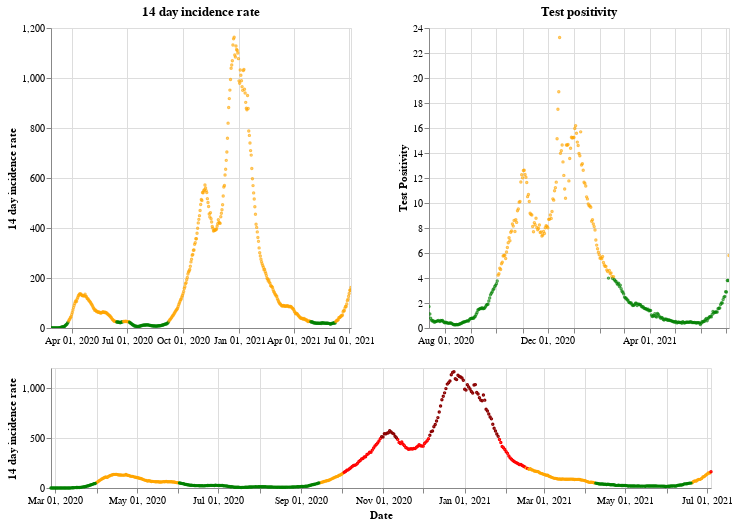

The notebook cell this image was saved under:
### Markdown cell above
## Wales

### Code cell
plot_traffic_light('Wales')

### Figure 1 — Vega-Lite specification as saved in the notebook (floating-point values rounded to 4 significant figures; data arrays with more than 128 entries replaced by an {"elided": "..."} marker saying what was removed)
{"config": {"view": {"continuousWidth": 400, "continuousHeight": 300}}, "vconcat": [{"hconcat": [{"mark": {"type": "point", "size": 2}, "encoding": {"color": {"condition": {"value": "green", "test": "(datum.twoWeeklyCasesRate <= 25)"}, "value": "orange"}, "tooltip": [{"type": "nominal", "field": "areaName"}, {"type": "temporal", "field": "date"}, {"type": "quantitative", "field": "twoWeeklyCasesRate"}, {"type": "quantitative", "field": "testPositivity"}], "x": {"type": "temporal", "axis": {"title": ""}, "field": "date", "scale": {"domain": {"selection": "DateBrush"}}, "timeUnit": "yearmonthdate"}, "y": {"type": "quantitative", "axis": {"title": "14 day incidence rate"}, "field": "twoWeeklyCasesRate"}}, "title": "14 day incidence rate", "width": 300}, {"mark": {"type": "point", "size": 2}, "encoding": {"color": {"condition": {"value": "green", "test": "(datum.testPositivity <= 4)"}, "value": "orange"}, "tooltip": [{"type": "nominal", "field": "areaName"}, {"type": "temporal", "field": "date"}, {"type": "quantitative", "field": "twoWeeklyCasesRate"}, {"type": "quantitative", "field": "testPositivity"}], "x": {"type": "temporal", "axis": {"title": ""}, "field": "date", "scale": {"domain": {"selection": "DateBrush"}}, "timeUnit": "yearmonthdate"}, "y": {"type": "quantitative", "axis": {"title": "Test Positivity"}, "field": "testPositivity"}}, "title": "Test positivity", "width": 300}]}, {"layer": [{"mark": {"type": "point", "size": 2}, "encoding": {"color": {"condition": {"value": "orange", "test": "(((datum.testPositivity < 4) && (datum.twoWeeklyCasesRate >= 50)) && (datum.twoWeeklyCasesRate < 200))"}, "value": "red"}, "opacity": {"condition": {"value": 1, "test": "((datum.twoWeeklyCasesRate >= 50) && (datum.twoWeeklyCasesRate < 500))"}, "value": 0}, "tooltip": [{"type": "nominal", "field": "areaName"}, {"type": "temporal", "field": "date"}, {"type": "quantitative", "field": "twoWeeklyCasesRate"}, {"type": "quantitative", "field": "testPositivity"}], "x": {"type": "temporal", "axis": {"title": "Date"}, "field": "date", "timeUnit": "yearmonthdate"}, "y": {"type": "quantitative", "axis": {"title": "14 day incidence rate"}, "field": "twoWeeklyCasesRate"}}, "selection": {"DateBrush": {"type": "interval", "encodings": ["x"], "fields": ["Time"]}}}, {"mark": {"type": "point", "size": 2}, "encoding": {"color": {"value": "darkred"}, "opacity": {"condition": {"value": 1, "test": "(datum.twoWeeklyCasesRate >= 500)"}, "value": 0}, "tooltip": [{"type": "nominal", "field": "areaName"}, {"type": "temporal", "field": "date"}, {"type": "quantitative", "field": "twoWeeklyCasesRate"}, {"type": "quantitative", "field": "testPositivity"}], "x": {"type": "temporal", "axis": {"title": "Date"}, "field": "date", "timeUnit": "yearmonthdate"}, "y": {"type": "quantitative", "axis": {"title": "14 day incidence rate"}, "field": "twoWeeklyCasesRate"}}}, {"mark": {"type": "point", "size": 2}, "encoding": {"color": {"condition": {"value": "green", "test": "((datum.testPositivity < 4) && (datum.twoWeeklyCasesRate < 50))"}, "value": "orange"}, "opacity": {"condition": {"value": 1, "test": "(datum.twoWeeklyCasesRate < 50)"}, "value": 0}, "tooltip": [{"type": "nominal", "field": "areaName"}, {"type": "temporal", "field": "date"}, {"type": "quantitative", "field": "twoWeeklyCasesRate"}, {"type": "quantitative", "field": "testPositivity"}], "x": {"type": "temporal", "axis": {"title": "Date"}, "field": "date", "timeUnit": "yearmonthdate"}, "y": {"type": "quantitative", "axis": {"title": "14 day incidence rate"}, "field": "twoWeeklyCasesRate"}}}], "height": 120, "width": 660}], "data": {"name": "data-b770b6da31d019837dd95bb83556964a"}, "$schema": "https://vega.github.io/schema/vega-lite/v4.8.1.json", "datasets": {"data-b770b6da31d019837dd95bb83556964a": {"elided": "494 records"}}}
